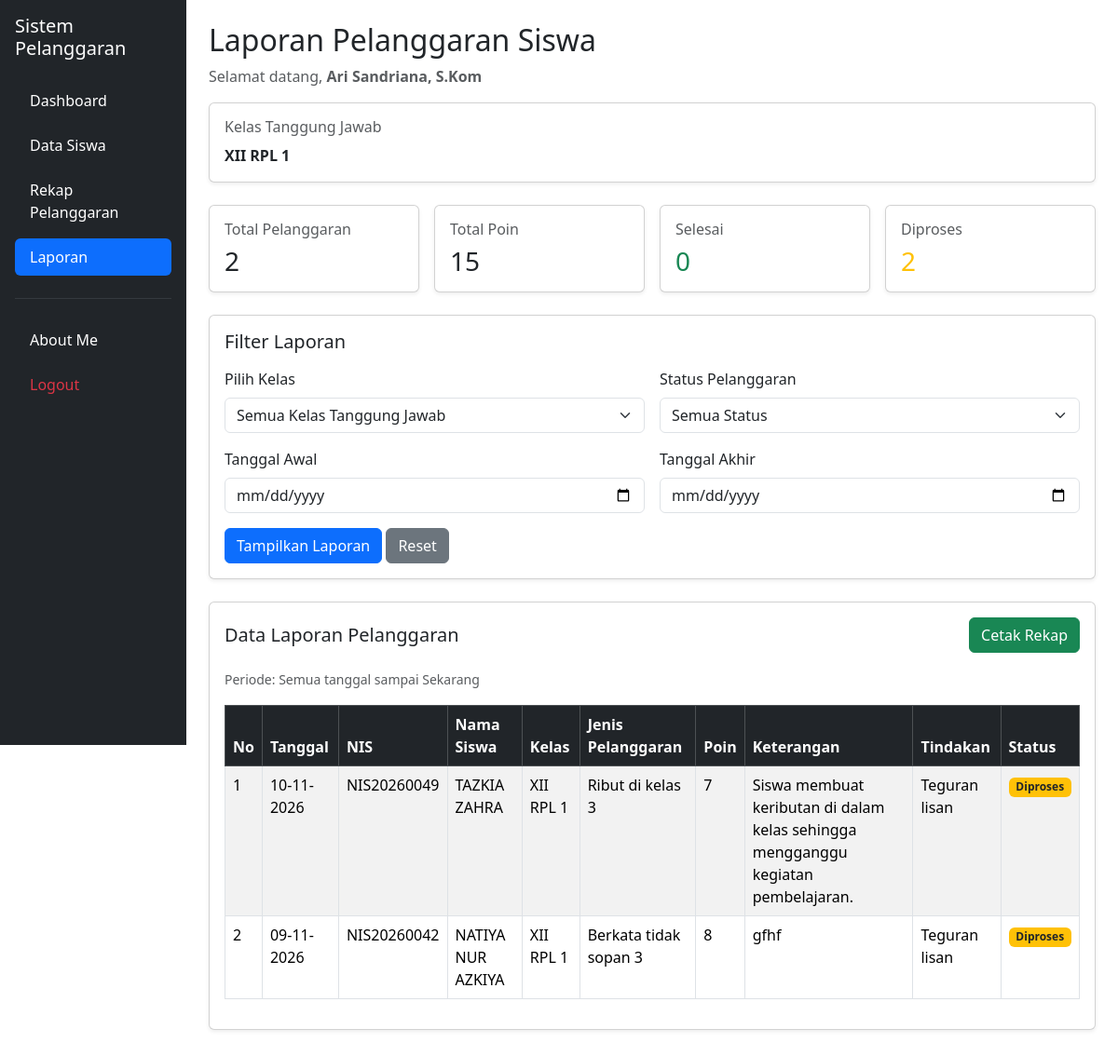
Screenshot of /walikelas/laporan.php (signed in) with the database file from the repository.
### tables this page shows
CREATE TABLE `t_guru` (
  `id` int(11) NOT NULL,
  `nip` varchar(30) NOT NULL,
  `nama` varchar(150) NOT NULL,
  `email` varchar(150) NOT NULL,
  `status_aktif` tinyint(1) NOT NULL,
  `user_id` int(11) NOT NULL,
  `created_at` timestamp NULL DEFAULT current_timestamp(),
  `update_at` timestamp NULL DEFAULT current_timestamp()
);

CREATE TABLE `t_pelanggaran_siswa` (
  `id` int(11) NOT NULL,
  `tahun_ajaran_id` int(11) NOT NULL,
  `siswa_id` int(11) NOT NULL,
  `nama_siswa` varchar(150) NOT NULL,
  `kelas_id` int(11) NOT NULL,
  `nama_kelas` varchar(100) NOT NULL,
  `pelanggaran_id` int(11) NOT NULL,
  `nama_pelanggaran` varchar(150) NOT NULL,
  `pelanggaran_kategori_id` int(11) NOT NULL,
  `guru_id` int(11) NOT NULL,
  `nama_guru` varchar(150) NOT NULL,
  `tanggal` date NOT NULL,
  `keterangan` text NOT NULL,
  `poin` int(11) NOT NULL,
  `tindakan` text NOT NULL,
  `status` varchar(30) NOT NULL,
  `created_at` timestamp NOT NULL DEFAULT current_timestamp(),
  `update_at` timestamp NOT NULL DEFAULT current_timestamp()
);

CREATE TABLE `t_siswa` (
  `id` int(11) NOT NULL,
  `nis` varchar(30) NOT NULL,
  `nisn` varchar(20) NOT NULL,
  `nama` varchar(150) NOT NULL,
  `jenis_kelamin` char(1) NOT NULL,
  `tanggal_lahir` date DEFAULT NULL,
  `alamat` text NOT NULL,
  `status_aktif` tinyint(1) NOT NULL,
  `created_at` timestamp NOT NULL DEFAULT current_timestamp(),
  `update_at` timestamp NOT NULL DEFAULT current_timestamp()
);

CREATE TABLE `t_kelas` (
  `id` int(11) NOT NULL,
  `nama` varchar(100) NOT NULL,
  `tingkat` varchar(20) NOT NULL,
  `jurusan` varchar(100) NOT NULL,
  `status_aktif` tinyint(1) NOT NULL,
  `created_at` timestamp NOT NULL DEFAULT current_timestamp(),
  `update_at` timestamp NOT NULL DEFAULT current_timestamp()
);

### walikelas/laporan.php (the view, shortened to what the rows shown need)
<?php
include "../config/koneksi.php";
$user_id = (int) (
    $_SESSION['user_id']
    ?? $_SESSION['id_user']
    ?? $_SESSION['id']
    ?? 0
);
$guru = null;
if ($user_id > 0) {
    $stmtGuru = $koneksi->prepare("
        SELECT id, nama
        FROM t_guru
        WHERE user_id = ?
        LIMIT 1
    ");
    $stmtGuru->bind_param("i", $user_id);
    $stmtGuru->execute();
    $guru = $stmtGuru->get_result()->fetch_assoc();
}
$guru_id = (int) $guru['id'];
$nama_guru = $guru['nama'];
$stmtKelas = $koneksi->prepare("
    SELECT DISTINCT
        wk.kelas_id,
        wk.tahun_ajaran_id,
        k.nama AS nama_kelas
    FROM t_wali_kelas wk
    INNER JOIN t_kelas k
        ON k.id = wk.kelas_id
    INNER JOIN t_tahun_ajaran ta
        ON ta.id = wk.tahun_ajaran_id
    WHERE wk.guru_id = ?
      AND wk.status_aktif = 1
      AND ta.status_aktif = 1
      AND CURDATE() BETWEEN wk.tanggal_mulai
                        AND wk.tanggal_selesai
    ORDER BY k.nama ASC
");
$stmtKelas->bind_param("i", $guru_id);
$stmtKelas->execute();
$resultKelas = $stmtKelas->get_result();
$kelas_wali = [];
while ($row = $resultKelas->fetch_assoc()) {
    $kelas_wali[] = $row;
}
$data_laporan = [];
if (!empty($kelas_wali)) {
    $kondisi_kelas = [];
    $params = [];
    $types = '';
    foreach ($kelas_wali as $kelas) {
        $kondisi_kelas[] = "
            (
                ps.kelas_id = ?
                AND ps.tahun_ajaran_id = ?
            )
        ";
        $params[] = (int) $kelas['kelas_id'];
        $params[] = (int) $kelas['tahun_ajaran_id'];
        $types .= "ii";
    }
    $sql = "
        SELECT
            ps.id,
            ps.tanggal,
            s.nis,
            s.nisn,
            s.nama AS nama_siswa,
            k.nama AS nama_kelas,
            COALESCE(
                NULLIF(p.nama, ''),
                NULLIF(ps.nama_pelanggaran, ''),
                '-'
            ) AS nama_pelanggaran,
            ps.poin,
            ps.keterangan,
            ps.tindakan,
            ps.status,
            ps.nama_guru
        FROM t_pelanggaran_siswa ps
        INNER JOIN t_siswa s
            ON s.id = ps.siswa_id
            AND s.status_aktif = 1
        INNER JOIN t_kelas_siswa ks
            ON ks.siswa_id = ps.siswa_id
            AND ks.kelas_id = ps.kelas_id
            AND ks.tahun_ajaran_id = ps.tahun_ajaran_id
            AND ks.status_aktif = 1
        INNER JOIN t_kelas k
            ON k.id = ps.kelas_id
        INNER JOIN t_tahun_ajaran ta
            ON ta.id = ps.tahun_ajaran_id
            AND ta.status_aktif = 1
        LEFT JOIN t_pelanggaran p
            ON p.id = ps.pelanggaran_id
        WHERE (
            " . implode(" OR ", $kondisi_kelas) . "
        )
    ";
    $sql .= "
        ORDER BY ps.tanggal DESC, ps.id DESC
    ";
    $stmtData = $koneksi->prepare($sql);
    $stmtData->bind_param($types, ...$params);
    $stmtData->execute();
    $resultData = $stmtData->get_result();
    while ($row = $resultData->fetch_assoc()) {
        $data_laporan[] = $row;
    }
}
function tanggalIndonesia($tanggal)
{
    return date('d-m-Y', strtotime($tanggal));
}
?>
<!DOCTYPE html>
<html lang="id">
<head>
    <link
        href="https://cdn.jsdelivr.net/npm/bootstrap@5.3.8/dist/css/bootstrap.min.css"
        rel="stylesheet"
    >
    <link
        href="https://cdn.datatables.net/2.3.4/css/dataTables.bootstrap5.min.css"
        rel="stylesheet"
    >
</head>
<body>
<div class="container-fluid">
    <div class="row">
        <main class="col-md-9 col-lg-10 offset-md-3 offset-lg-2 p-4">
            <h2 class="mb-2">
                Laporan Pelanggaran Siswa
            </h2>
            <p class="text-muted">
                Selamat datang,
                <strong><?= htmlspecialchars($nama_guru) ?></strong>
            </p>
            <div class="card shadow-sm mb-4">
                <div class="card-body">
                    <div class="table-responsive">
                        <table
                            id="tabelLaporan"
                            class="table table-bordered table-striped table-hover"
                        >
                            <thead class="table-dark">
                                <tr>
                                    <th>No</th>
                                    <th>Tanggal</th>
                                    <th>NIS</th>
                                    <th>Nama Siswa</th>
                                    <th>Kelas</th>
                                    <th>Jenis Pelanggaran</th>
                                    <th>Poin</th>
                                    <th>Keterangan</th>
                                    <th>Tindakan</th>
                                    <th>Status</th>
                                </tr>
                            </thead>
                            <tbody>
                                <?php $no = 1; ?>
                                <?php foreach ($data_laporan as $data): ?>
                                    <tr>
                                        <td><?= $no++ ?></td>
                                        <td>
                                            <?= tanggalIndonesia($data['tanggal']) ?>
                                        </td>
                                        <td>
                                            <?= htmlspecialchars($data['nis'] ?? '-') ?>
                                        </td>
                                        <td>
                                            <?= htmlspecialchars($data['nama_siswa'] ?? '-') ?>
                                        </td>
                                        <td>
                                            <?= htmlspecialchars($data['nama_kelas'] ?? '-') ?>
                                        </td>
                                        <td>
                                            <?= htmlspecialchars($data['nama_pelanggaran'] ?? '-') ?>
                                        </td>
                                        <td>
                                            <?= (int) $data['poin'] ?>
                                        </td>
                                        <td>
                                            <?= htmlspecialchars($data['keterangan'] ?? '-') ?>
                                        </td>
                                        <td>
                                            <?= htmlspecialchars($data['tindakan'] ?? '-') ?>
                                        </td>
                                        <td>
                                            <?php if (($data['status'] ?? '') === 'Selesai'): ?>
                                                <span class="badge bg-success">
                                                    Selesai
                                                </span>
                                            <?php elseif (($data['status'] ?? '') === 'Diproses'): ?>
                                                <span class="badge bg-warning text-dark">
                                                    Diproses
                                                </span>
                                            <?php else: ?>
                                                <span class="badge bg-secondary">
                                                    <?= htmlspecialchars($data['status'] ?? '-') ?>
                                                </span>
                                            <?php endif; ?>
                                        </td>
                                    </tr>
                                <?php endforeach; ?>
                            </tbody>
                        </table>
                    </div>
                </div>
            </div>
        </main>
    </div>
</div>
</body>
</html>

### rows the page displays
t_guru: nama "Ari Sandriana, S.Kom"
t_pelanggaran_siswa: tanggal "10-11-2026", siswa.nis "NIS20260049", siswa.nama "TAZKIA ZAHRA", kelas.nama "XII RPL 1", nama_pelanggaran "Ribut di kelas 3", poin "7", keterangan "Siswa membuat keributan di dalam kelas sehingga mengganggu kegiatan pembelajaran.", tindakan "Teguran lisan", status "Diproses"
t_pelanggaran_siswa: tanggal "09-11-2026", siswa.nis "NIS20260042", siswa.nama "NATIYA NUR AZKIYA", kelas.nama "XII RPL 1", nama_pelanggaran "Berkata tidak sopan 3", poin "8", keterangan "gfhf", tindakan "Teguran lisan", status "Diproses"

### other values shown
implode(', ', array_column($kelas_wali, 'nama_kelas')) "XII RPL 1"
$total_pelanggaran "2"
$total_poin "15"
$total_selesai "0"
$total_diproses "2"
